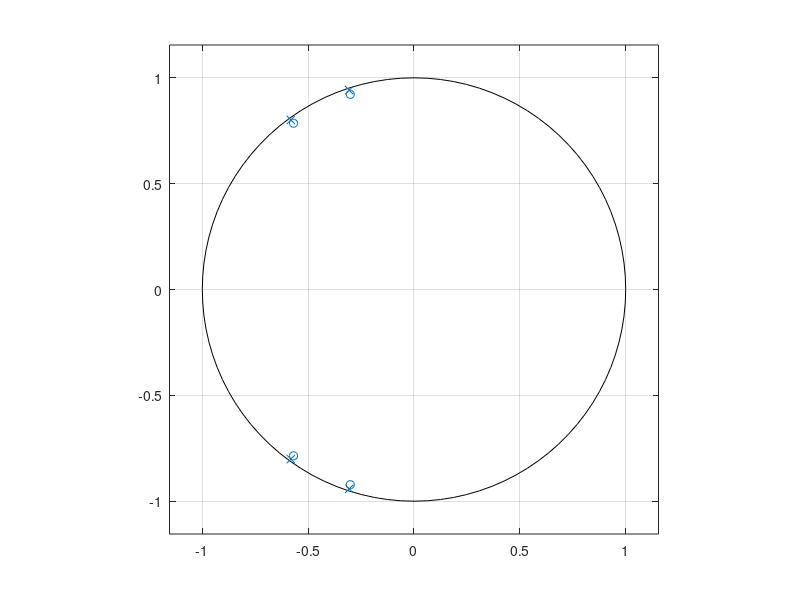
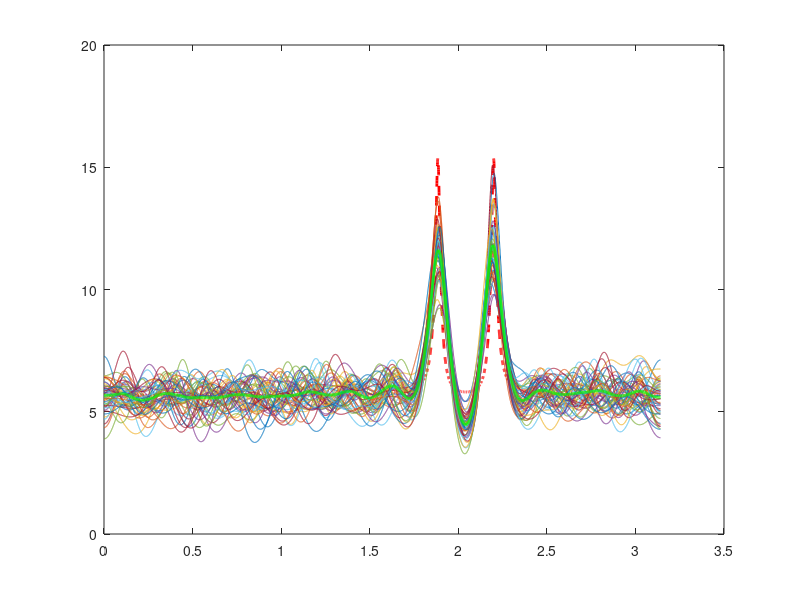
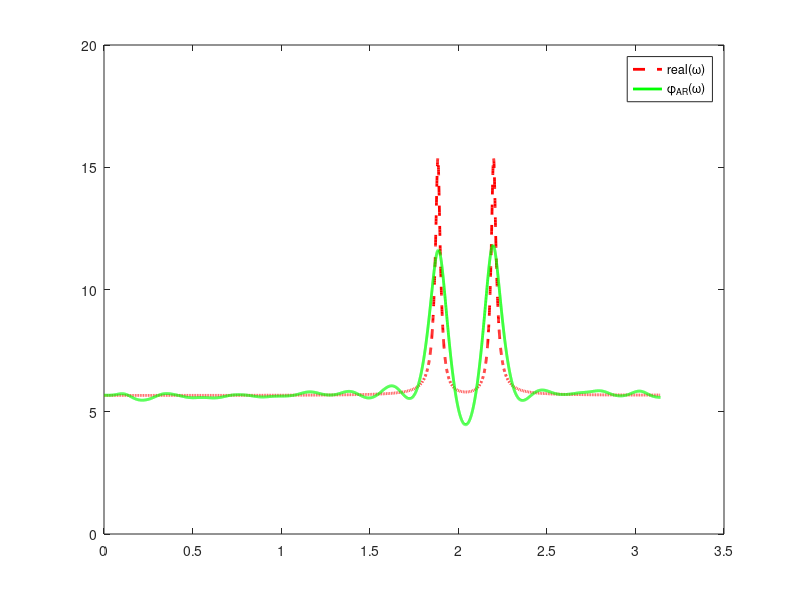

Recreate these plots in MATLAB, in order.

close all;
clear;
clc
%randn('state',0);

N=2^12;
Nfft = 4*N;

p_order = 30;
R = 50;

%%%%%%%%%%%%%%%%%%%%%%%%%%%%%%%%%%%%%%%%%%%%%%%%%%%%%%%%%%%%%%%%%%%%
alpha = 0.05; %0.006;
rho_Z = 0.95;
rho_P = 0.99;
omega1 = 0.6*pi;
omega2 = 2*(0.3 + alpha)*pi;

%   Filter H_1
z1 = [rho_Z*exp(j*omega1); rho_Z*exp(-j*omega1)];
p1 = [rho_P*exp(j*omega1); rho_P*exp(-j*omega1)];

b1 = poly(z1);
a1 = poly(p1);

% Filter H_2
z2 = [rho_Z*exp(j*omega2); rho_Z*exp(-j*omega2)];
p2 = [rho_P*exp(j*omega2); rho_P*exp(-j*omega2)];

b2 = poly(z2);
a2 = poly(p2);

%   Poles
a = conv(a1, a2);
p = roots(a)

%   Zeros
b = conv(b1,a2) + conv(b2, a1);
z = roots(b)
figure, zplane(b,a)
%%%%%%%%%%%%%%%%%%%%%%%%%%%%%%%%%%%%%%%%%%%%%%%%%%%%%%%%%%%%%%%%%%%%%%%%

[H, w] = freqz(b, a, Nfft/2);
w = 2*pi*[0:Nfft-1]./Nfft;
figure, plot(w(1:end/2), 10*log10(abs(H).^2), 'r--', 'LineWidth', 2);
hold on

% AR model

e = randn(R, N);  %white noise
s = zeros(R, N);   % signal (R realizations)
Shat = zeros(R,Nfft);

for r = 1:R
    s(r,:)=filter(b,a,e(r,:));    
    [rs, lags] = xcorr(s(r,:), p_order);
    rs = rs./N;  %'biased'
    
    R = toeplitz(rs(lags>=0 & lags < p_order));
    rp = rs(lags>=1)';
    
    theta = -inv(R)*rp;
    var_s = rs(lags == 0) + theta'*rp;   % theta' is a row vector
                                         % rp is a column vector
    [P, w] = freqz(1, [1 theta'], w);
    
    Shat(r,:)=var_s*abs(P).^2;
    plot(w(1:end/2), 10*log10(Shat(r,1:end/2)))
end

ExpShat=mean(Shat,1);
plot(w(1:end/2), 10*log10(ExpShat(1:end/2)), 'g', 'LineWidth', 2)
ylim([0, 20]);
hold off

figure,
plot(w(1:end/2), 10*log10(abs(H).^2), 'r--', 'LineWidth', 2);
hold on
plot(w(1:end/2), 10*log10(ExpShat(1:end/2)), 'g', 'LineWidth', 2)
ylim([0, 20]);
hold off
legend('real(\omega)', '\phi_{AR}(\omega)');